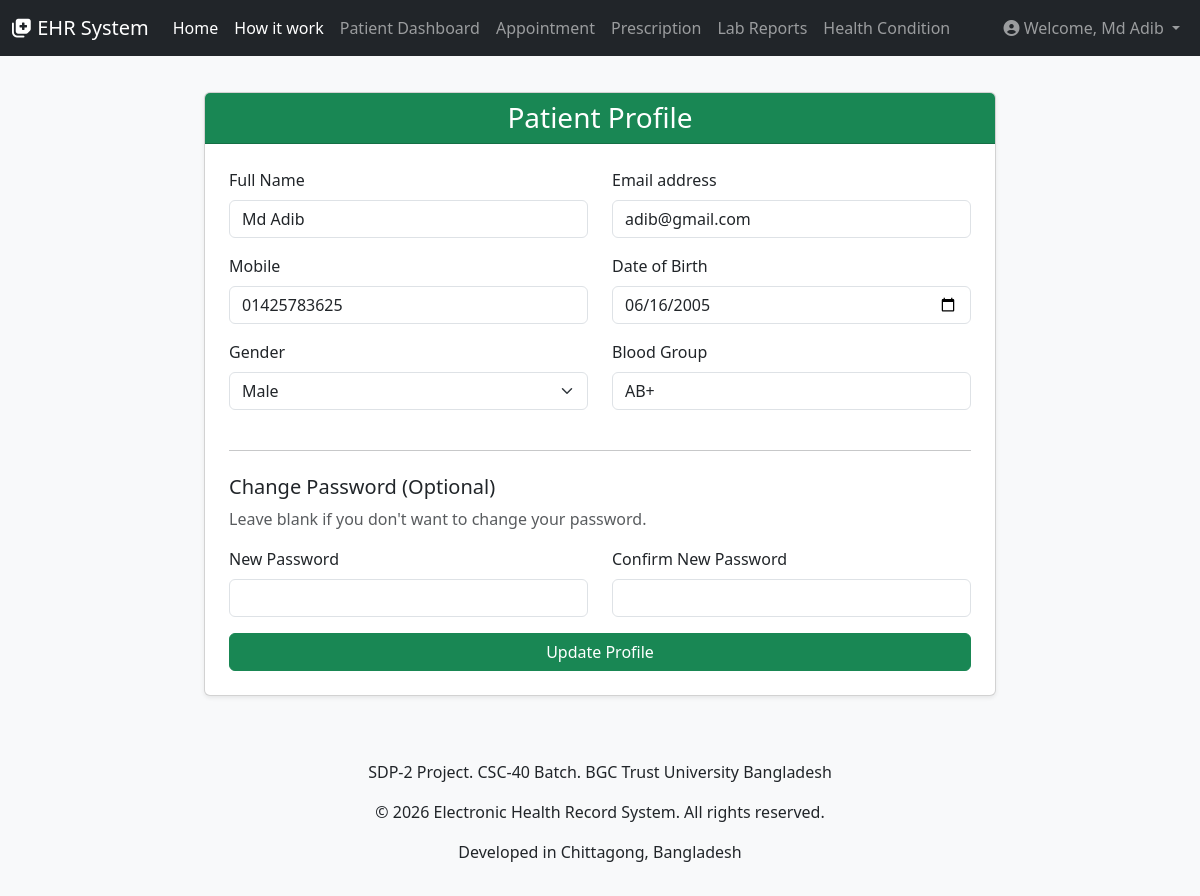
The page /patient/profile.php (signed in) on the database its author committed.
### tables this page shows
CREATE TABLE `patients` (
  `id` int(11) NOT NULL,
  `user_id` int(11) NOT NULL,
  `date_of_birth` date DEFAULT NULL,
  `gender` enum('Male','Female','Other') DEFAULT NULL,
  `blood_group` varchar(5) DEFAULT NULL,
  `created_at` timestamp NOT NULL DEFAULT current_timestamp(),
  `updated_at` timestamp NOT NULL DEFAULT current_timestamp() ON UPDATE current_timestamp()
);

CREATE TABLE `users` (
  `id` int(11) NOT NULL,
  `full_name` varchar(255) NOT NULL,
  `email` varchar(255) NOT NULL,
  `username` varchar(255) DEFAULT NULL,
  `password` varchar(255) NOT NULL,
  `mobile` varchar(20) DEFAULT NULL,
  `user_type` enum('doctor','patient','admin') NOT NULL,
  `created_at` timestamp NOT NULL DEFAULT current_timestamp(),
  `updated_at` timestamp NOT NULL DEFAULT current_timestamp() ON UPDATE current_timestamp()
);

### patient/profile.php (the view, shortened to what this page needs)
<?php
require_once '../includes/db_connection.php';
require_once '../includes/header.php';
$user_id = $_SESSION['user_id'];
try {
    $stmt = $pdo->prepare("SELECT u.full_name, u.email, u.mobile, p.date_of_birth, p.gender, p.blood_group
                           FROM users u
                           JOIN patients p ON u.id = p.user_id
                           WHERE u.id = ? AND u.user_type = 'patient'");
    $stmt->execute([$user_id]);
    $patient_data = $stmt->fetch();
} catch (PDOException $e) {
    die("Error fetching profile: " . $e->getMessage());
}
?>
<div class="row justify-content-center">
    <div class="col-md-9 col-lg-8">
        <div class="card shadow-sm mt-5">
            <div class="card-header bg-success text-white text-center">
                <h3 class="mb-0">Patient Profile</h3>
            </div>
            <div class="card-body p-4">
                <form action="profile.php" method="POST">
                    <div class="row">
                        <div class="col-md-6 mb-3">
                            <label for="full_name" class="form-label">Full Name</label>
                            <input type="text" class="form-control" id="full_name" name="full_name" value="<?php echo htmlspecialchars($patient_data['full_name'] ?? ''); ?>" required>
                        </div>
                        <div class="col-md-6 mb-3">
                            <label for="email" class="form-label">Email address</label>
                            <input type="email" class="form-control" id="email" name="email" value="<?php echo htmlspecialchars($patient_data['email'] ?? ''); ?>" required>
                        </div>
                    </div>
                    <div class="row">
                        <div class="col-md-6 mb-3">
                            <label for="mobile" class="form-label">Mobile</label>
                            <input type="text" class="form-control" id="mobile" name="mobile" value="<?php echo htmlspecialchars($patient_data['mobile'] ?? ''); ?>" required>
                        </div>
                        <div class="col-md-6 mb-3">
                            <label for="date_of_birth" class="form-label">Date of Birth</label>
                            <input type="date" class="form-control" id="date_of_birth" name="date_of_birth" value="<?php echo htmlspecialchars($patient_data['date_of_birth'] ?? ''); ?>" required>
                        </div>
                    </div>
                    <div class="row">
                        <div class="col-md-6 mb-3">
                            <label for="gender" class="form-label">Gender</label>
                            <select class="form-select" id="gender" name="gender" required>
                                <option value="Male" <?php echo (($patient_data['gender'] ?? '') == 'Male') ? 'selected' : ''; ?>>Male</option>
                            </select>
                        </div>
                        <div class="col-md-6 mb-3">
                            <label for="blood_group" class="form-label">Blood Group</label>
                            <input type="text" class="form-control" id="blood_group" name="blood_group" placeholder="e.g., A+, O-" value="<?php echo htmlspecialchars($patient_data['blood_group'] ?? ''); ?>" required>
                        </div>
                    </div>
                    <hr class="my-4">
                    <h5>Change Password (Optional)</h5>
                    <p class="text-muted">Leave blank if you don't want to change your password.</p>
                    <div class="row">
                        <div class="col-md-6 mb-3">
                            <label for="password" class="form-label">New Password</label>
                            <input type="password" class="form-control" id="password" name="password">
                        </div>
                        <div class="col-md-6 mb-3">
                            <label for="confirm_password" class="form-label">Confirm New Password</label>
                            <input type="password" class="form-control" id="confirm_password" name="confirm_password">
                        </div>
                    </div>
                    <button type="submit" class="btn btn-success w-100">Update Profile</button>
                </form>
            </div>
        </div>
    </div>
</div>
<?php require_once '../includes/footer.php'; ?>

### assets/css/style.css (style rules this page uses)
body { background-color: #f8f9fa; min-height: 100vh; display: flex; flex-direction: column; }

### rows shown on the page
patients: full_name "Md Adib", email "adib@gmail.com", mobile "01425783625", date_of_birth "06/16/2005", gender "Male", blood_group "AB+"

### other values the page prints
$user_full_name "Md Adib"
